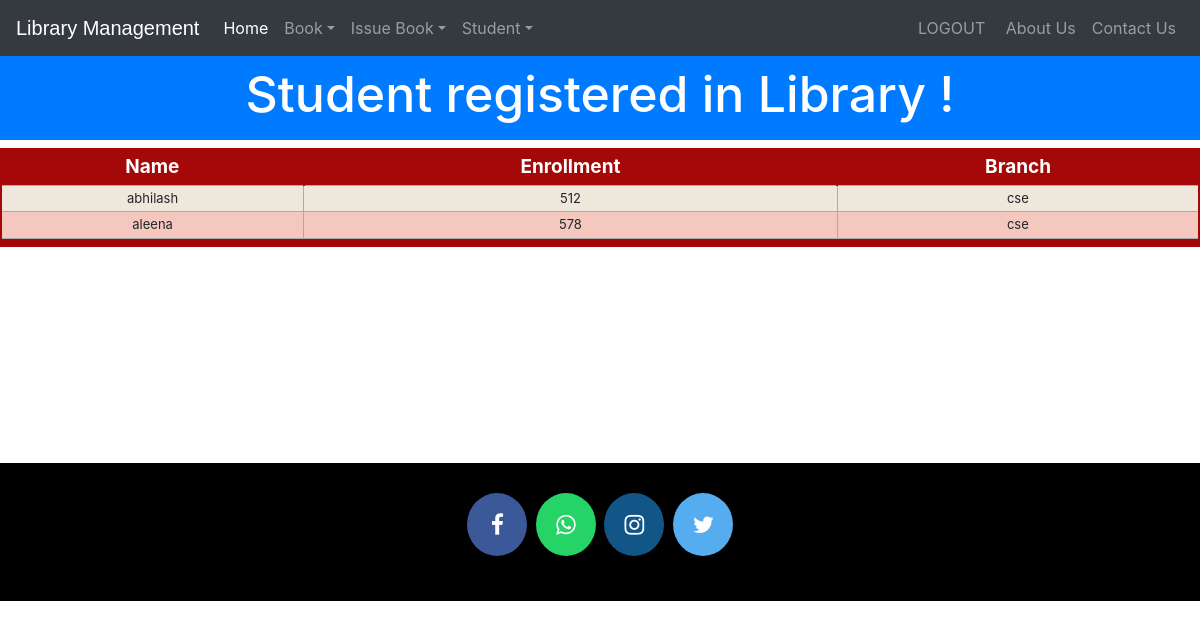
The app's page /viewstudent (signed in) with its own data.
### library/models.py (models this page shows, shortened)
class StudentExtra(models.Model):
    user=models.OneToOneField(User,on_delete=models.CASCADE)
    enrollment = models.CharField(max_length=40)
    branch = models.CharField(max_length=40)
    @property
    def get_name(self):
        return self.user.first_name

### library/views.py (the view)
# urls.py: path('viewstudent', views.viewstudent_view),
@login_required(login_url='adminlogin')
@user_passes_test(is_admin)
def viewstudent_view(request):
    students=models.StudentExtra.objects.all()
    return render(request,'library/viewstudent.html',{'students':students})

### library/views.py (called while the page is built)
def is_admin(user):
    return user.groups.filter(name='ADMIN').exists()

### templates/library/viewstudent.html (shortened to what this page needs)
<!DOCTYPE html>
<html lang="en" dir="ltr">
  <head>
  </head>
  <body>
    {% include "library/navbaradmin.html" %}
    <br>
    <br>
    <h3 class="p-3 mb-2 bg-primary text-white" style = 'font-size: 50px;text-align:center;'>Student registered in Library !</h3>
    {% if students%}
<table class="redTable">
<thead>
<tr>
<th>Name</th>
<th>Enrollment</th>
<th>Branch</th>
</tr>
</thead>
<tfoot>
<tr>
<td colspan="3">
</td>
</tr>
</tfoot>
<tbody>
  {% for s in students %}
    <tr>
      <td>{{s.get_name}}</td>
      <td>{{s.enrollment}}</td>
      <td>{{s.branch}}</td>
    </tr>
  {% endfor %}
</tbody>
</table>
{%else%}
<h1> No Student Registered in Library</h1>
{%endif%}
<br><br><br><br><br><br>
<br><br><br>
  {% include "library/footer.html" %}
  </body>
</html>

### templates/library/viewstudent.html (style rules this page uses)
table.redTable { border: 2px solid #A40808; background-color: #EEE7DB; width: 100%; text-align: center; border-collapse: collapse; }
table.redTable td, table.redTable th { border: 1px solid #AAAAAA; padding: 3px 2px; }
table.redTable tbody td { font-size: 13px; }
table.redTable tr:nth-child(even) { background: #F5C8BF; }
table.redTable thead { background: #A40808; }
table.redTable thead th { font-size: 19px; font-weight: bold; color: #FFFFFF; text-align: center; border-left: 2px solid #A40808; }
table.redTable thead th:first-child { border-left: none; }
table.redTable tfoot { font-size: 13px; font-weight: bold; color: #FFFFFF; background: #A40808; }
table.redTable tfoot td { font-size: 13px; }

### records on screen
StudentExtra: get_name "abhilash", enrollment "512", branch "cse"
StudentExtra: get_name "aleena", enrollment "578", branch "cse"
